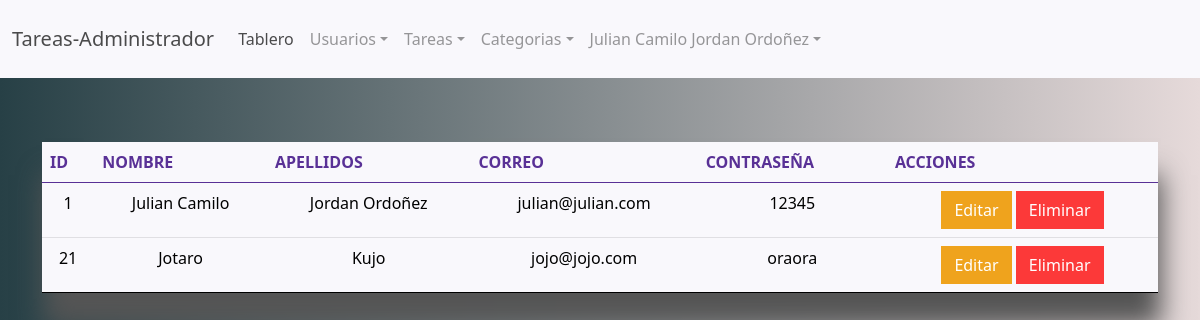
The app's page /administrador/pages/usuariosConsul.php (signed in) with its own data.
### tables this page shows
CREATE TABLE `usuarios` (
  `usuario_id` int(11) NOT NULL,
  `usuario_nombre` varchar(50) NOT NULL,
  `usuario_apellidos` varchar(50) NOT NULL,
  `usuario_correo` varchar(50) NOT NULL,
  `usuario_password` varchar(33) NOT NULL,
  `usuario_fecha` timestamp NOT NULL DEFAULT current_timestamp(),
  `usuario_rol` varchar(30) NOT NULL DEFAULT 'user'
);

### administrador/pages/usuariosConsul.php (the view)
<?php
include_once("../template/cabecera.php");
require_once("../../config/database.php");
$sql = "SELECT * FROM usuarios";
$usuarios = mysqli_query($conexion,$sql);
?>
    <table class="table table-light mt-5 tabla">
        <thead class="thead-light">
            <tr>
                <th>ID</th>
                <th>NOMBRE</th>
                <th>APELLIDOS</th>
                <th>CORREO</th>
                <th>CONTRASEÑA</th>
                <th>ACCIONES</th>
            </tr>
        </thead>
        <tbody>
            <?php while($usu = mysqli_fetch_assoc($usuarios)): ?>
            <tr>
                <td><?=$usu["usuario_id"]?></td>
                <td><?=$usu["usuario_nombre"]?></td>
                <td><?=$usu["usuario_apellidos"]?></td>
                <td><?=$usu["usuario_correo"]?></td>
                <td><?=$usu["usuario_password"]?></td>
                <td>
                    <a class="btn btn-warning" href="usuariosEditar.php?id=<?=$usu["usuario_id"]?>">Editar</a>
                    <a class="btn btn-danger" id="eliminar-usuario" href="control.Usuarios.php?a=elim&id=<?=$usu["usuario_id"]?>">Eliminar</a>
                </td>
            </tr>
            <?php endwhile; ?>
        </tbody>
</div>
<?php
include_once("../template/footer.php");
?>

### administrador/template/cabecera.php (shortened to what this page needs)
<!DOCTYPE html>
<html lang="en">
<head>
    <link rel="stylesheet" href="../../librerias/bootstrap.css">
    <link rel="stylesheet" href="../../assets/css/main.css">
</head>
<body>
    <nav class="navbar navbar-expand-lg navbar-light bg-light">
        <div class="container-fluid">
            <a class="navbar-brand" href="#">Tareas-Administrador</a>
            <div class="collapse navbar-collapse" id="navbarColor01">
                <ul class="navbar-nav me-auto">
                    <li class="nav-item">
                        <a class="nav-link active" href="../../pages/index.php">Tablero
                        </a>
                    </li>
                    <li class="nav-item dropdown">
                        <a class="nav-link dropdown-toggle" data-bs-toggle="dropdown" href="#" role="button" aria-haspopup="true" aria-expanded="false">Usuarios</a>
                    </li>
                    <li class="nav-item dropdown">
                        <a class="nav-link dropdown-toggle" data-bs-toggle="dropdown" href="#" role="button" aria-haspopup="true" aria-expanded="false">Tareas</a>
                    </li>
                    <li class="nav-item dropdown">
                        <a class="nav-link dropdown-toggle" data-bs-toggle="dropdown" href="#" role="button" aria-haspopup="true" aria-expanded="false">Categorias</a>
                    </li>
                    <?php if (isset($_SESSION["credenciales"])) :  ?>
                        <li class="nav-item dropdown ">
                            <a class="nav-link dropdown-toggle " data-bs-toggle="dropdown" href="#" role="button" aria-haspopup="true" aria-expanded="false"><?= $_SESSION["credenciales"]["usuario_nombre"] . " " . $_SESSION["credenciales"]["usuario_apellidos"] ?></a>
                        </li>
                    <?php endif;  ?>
                </ul>
            </div>
        </div>
    </nav>
    <div class="container my-3">
        <div class="row">
            <div class="col l6">

### administrador/template/footer.php (shortened to what this page needs)
            </div>
</div>
</body>
</html>

### assets/css/main.css (style rules this page uses)
body { background: #E6DADA; background: -webkit-linear-gradient(to right, #274046, #E6DADA); background: linear-gradient(to right, #274046, #E6DADA); }
th { color: #593196; }
a { text-decoration: none; }
.tabla { box-shadow: 3px 33px 25px #555; }
.lista-tarea-admin tr,td { text-align: center; }

### records on screen
usuarios: usuario_id "1", usuario_nombre "Julian Camilo", usuario_apellidos "Jordan Ordoñez", usuario_correo "julian@julian.com", usuario_password "12345"
usuarios: usuario_id "21", usuario_nombre "Jotaro", usuario_apellidos "Kujo", usuario_correo "jojo@jojo.com", usuario_password "oraora"

### other values on screen
$_SESSION["credenciales"]["usuario_nombre"] "Julian Camilo"
$_SESSION["credenciales"]["usuario_apellidos"] "Jordan Ordoñez"
